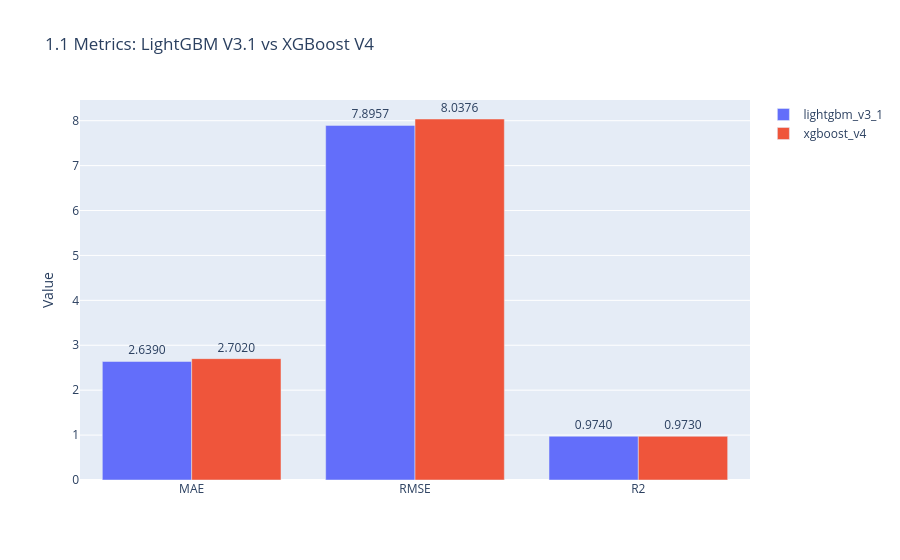

The notebook cell this image was saved under:
### Code cell
# 1.1 Metrics comparison - MAE / RMSE / R2 side by side
metric_order = ['MAE', 'RMSE', 'R2']
fig = go.Figure()
for name in MODEL_NAMES:
    fig.add_trace(go.Bar(name=name, x=metric_order,
                         y=[comp.loc[name, m] for m in metric_order],
                         text=[f'{comp.loc[name, m]:.4f}' for m in metric_order],
                         textposition='outside'))
fig.update_layout(title='1.1 Metrics: LightGBM V3.1 vs XGBoost V4',
                  yaxis_title='Value', barmode='group')
show(fig)

### Figure 1 — Plotly figure (JSON) as saved in the notebook; plotly's stock layout.template omitted (floating-point values rounded to 4 significant figures)
{"data": [{"name": "lightgbm_v3_1", "text": ["2.6390", "7.8957", "0.9740"], "textposition": "outside", "type": "bar", "x": ["MAE", "RMSE", "R2"], "y": [2.639, 7.896, 0.974]}, {"name": "xgboost_v4", "text": ["2.7020", "8.0376", "0.9730"], "textposition": "outside", "type": "bar", "x": ["MAE", "RMSE", "R2"], "y": [2.702, 8.038, 0.973]}], "layout": {"barmode": "group", "title": {"text": "1.1 Metrics: LightGBM V3.1 vs XGBoost V4"}, "yaxis": {"title": {"text": "Value"}}}}
